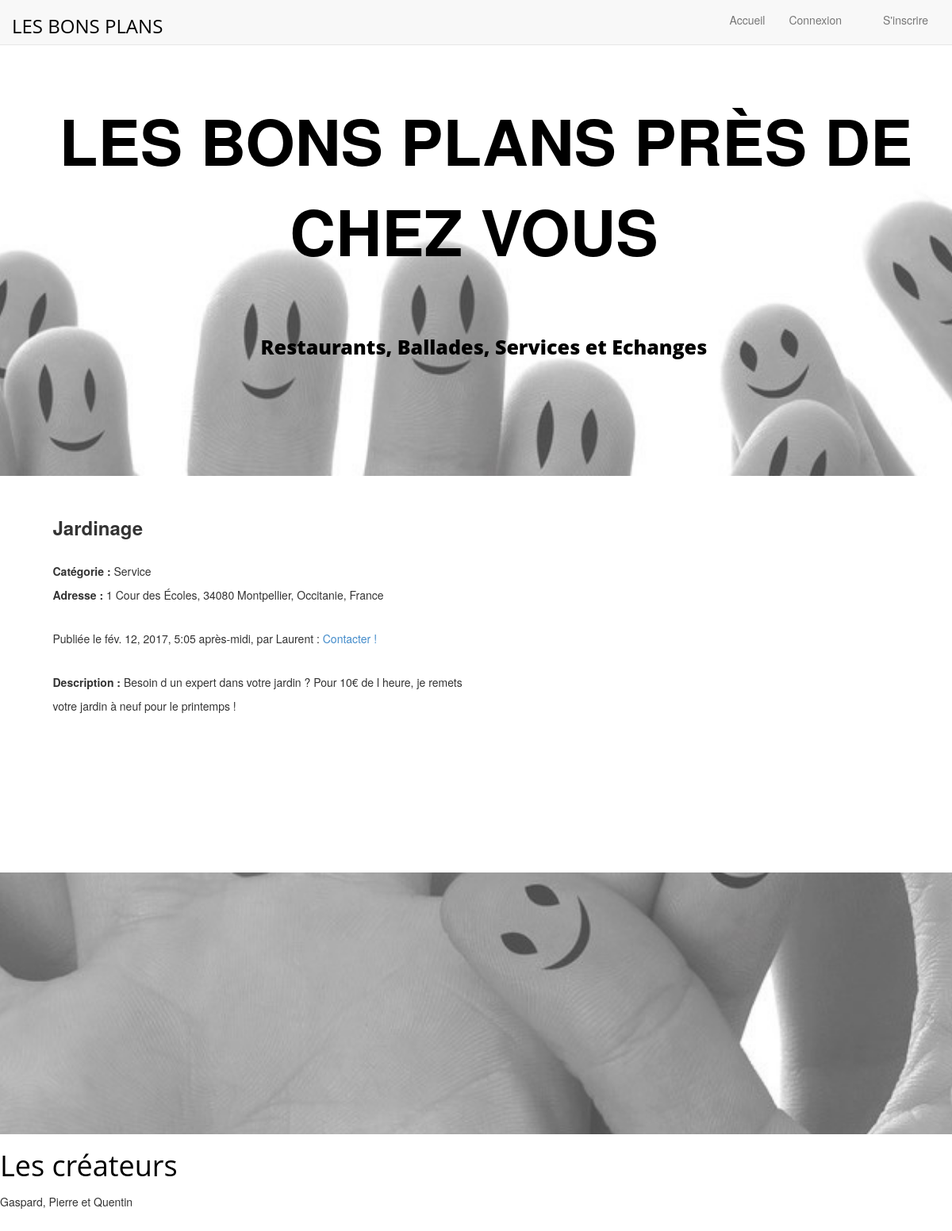
Screenshot of /annonces/15/ with the database file from the repository.
### annonces/models.py (models this page shows, shortened)
class Annonce(models.Model):
    titre = models.CharField(max_length=100)
    categorie = models.ForeignKey('Categorie')
    auteur = models.ForeignKey(User)
    descriptif = models.TextField(null=True)
    date = models.DateTimeField()
    numero = models.IntegerField(default=2)
    rue = models.CharField(max_length=100, default='Allée de la Noiseraie')
    pays = models.CharField(max_length=100, default='France')
    code_postal = models.IntegerField(default=77420)
    region = models.CharField(max_length=100, default='Île-de-France')
    ville = models.CharField(max_length=100, default='Noisy-le-Grand')
    lat = models.FloatField(default=48.8411)
    long = models.FloatField(default=2.5880)
    somme_notes = models.IntegerField(default=0)
    nb_votes = models.IntegerField(default=0)

class Categorie(models.Model):
    nom = models.CharField(max_length=30)
    def __str__(self):
        return self.nom

### annonces/views.py (the view)
# urls.py: url(r'^(?P<pk>[-\w]+)/$', AnnonceDetailView.as_view(), name='annonce_detail'),
class AnnonceDetailView(DetailView):
    model = Annonce
    def get_context_data(self, **kwargs):
        context = super(AnnonceDetailView, self).get_context_data(**kwargs)
        context['now'] = timezone.now()
        return context

### annonces/templates/annonces/annonce_detail.html (shortened to what this page needs)
{% extends "base.html" %}
{% block content %}
<article style="float: left;  margin: 0 1.5%; width: 50%;">
  <div>
    <p><font size ='5'><b> {{ object.titre }} </b></font></p>
    <p><b> Catégorie : </b> {{ object.categorie }} <br>
    <b> Adresse : </b> {{ object.numero }} {{ object.rue }}, {{ object.code_postal}} {{ object.ville }}, {{ object.region }}, {{ object.pays }} </p>
    <p> Publiée le {{ object.date }}, par {{ object.auteur }} : <a href="mailto: {{ object.auteur.email }}?subject=À propos de votre annonce ... " > Contacter ! </a><br></p>
    <p><b> Description : </b> {{ object.descriptif }} </p>
  </div>
</article>
<aside>
  <div id="map"></div>
</aside>
{% endblock %}

### static/css/style.css (style rules this page uses)
aside { float: right; margin: 0 1.5%; width: 30%; }
#map { height: 400px; width: 100%; }
*, *::before, *::after { box-sizing: inherit; }
body { font-size:14px; }
p { font-weight:300; line-height:30px; padding-bottom:15px; }

### rows the page displays
Annonce: titre "Jardinage", categorie "Service", numero "1", rue "Cour des Écoles", code_postal "34080", ville "Montpellier", region "Occitanie", pays "France", date "fév. 12, 2017, 5:05 après-midi", auteur "Laurent", descriptif "Besoin d un expert dans votre jardin ? Pour 10€ de l heure, je remets votre jardin à neuf pour le printemps !"
